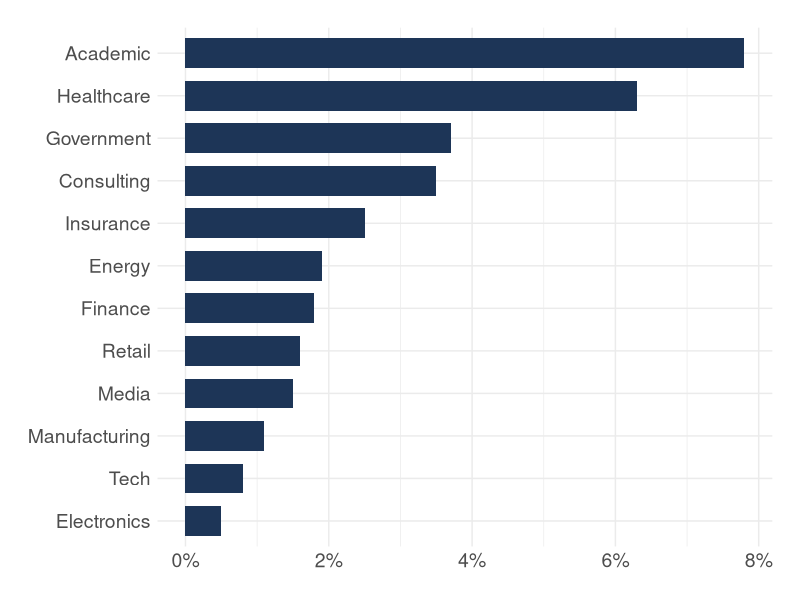
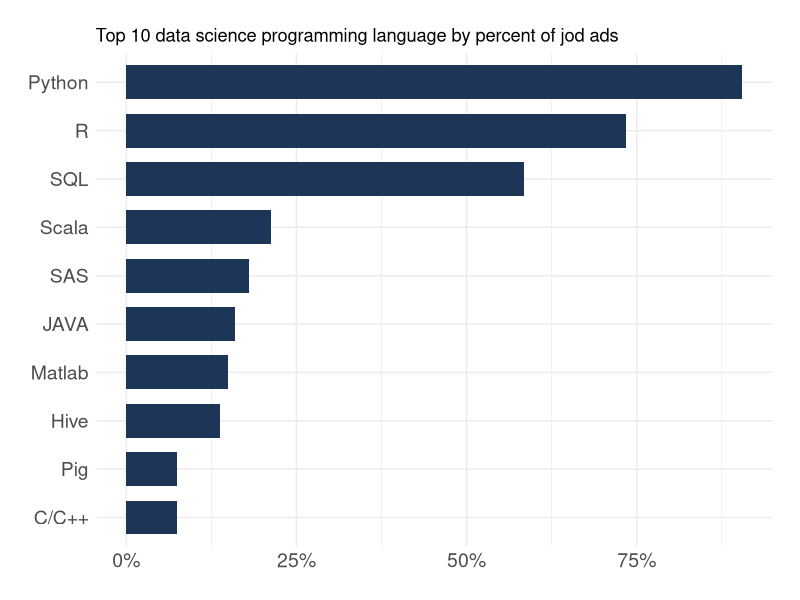

These figures' R source, in order: (Note: this script raises an error after producing the figures.)
## ---- chunk 1
# Workng directory
setwd("~/GitHub-repo/RTalks/00_quarto_presentation")

# Libraries
library(tidyverse)
library(ggrepel)

# Theme
theme_set(theme_minimal())
theme_update(plot.margin = margin(rep(20, 4)),
             plot.background = element_rect(fill = "white", color = "white"))
## ---- chunk 2
#| echo: false
#| fig-align: center
#| fig-width: 7

data_users <- tibble(
  industry = c("Academic", "Healthcare", "Government", "Consulting", "Insurance", "Energy", "Finance", "Retail", "Media", "Manufacturing", "Tech", "Electronics"),
  pct = c(7.8, 6.3, 3.7, 3.5, 2.5, 1.9, 1.8, 1.6, 1.5, 1.1, 0.8, 0.5)
)
data_users %>% 
  mutate(industry = fct_reorder(industry, pct)) %>% 
ggplot(aes(pct, industry)) +
  geom_col(fill = "#1d3557", width = 0.7) +
  scale_x_continuous(labels = scales::number_format(suffix = "%")) +
  theme(axis.text = element_text(size = 14),
        axis.title = element_blank())
## ---- chunk 3
#| echo: false
#| fig-align: center
#| fig-width: 7

data_lang <- tibble(
  lang = c("Python", "R", "SQL", "Scala", "SAS", "JAVA", "Matlab", "Hive", "C/C++", "Pig"),
  pct = c(90.4, 73.4, 58.5, 21.3, 18.1, 16.0, 14.9, 13.8, 7.4, 7.4)
)

data_lang %>% 
  mutate(lang = fct_reorder(lang, pct)) %>% 
ggplot(aes(pct, lang)) +
  geom_col(fill = "#1d3557", width = 0.7) +
  scale_x_continuous(labels = scales::number_format(suffix = "%")) +
  theme(axis.text = element_text(size = 14),
        axis.title = element_blank()) +
  labs(title = "Top 10 data science programming language by percent of jod ads")
## ---- chunk 4
knitr::include_graphics("img/data_viz_collage.png")
